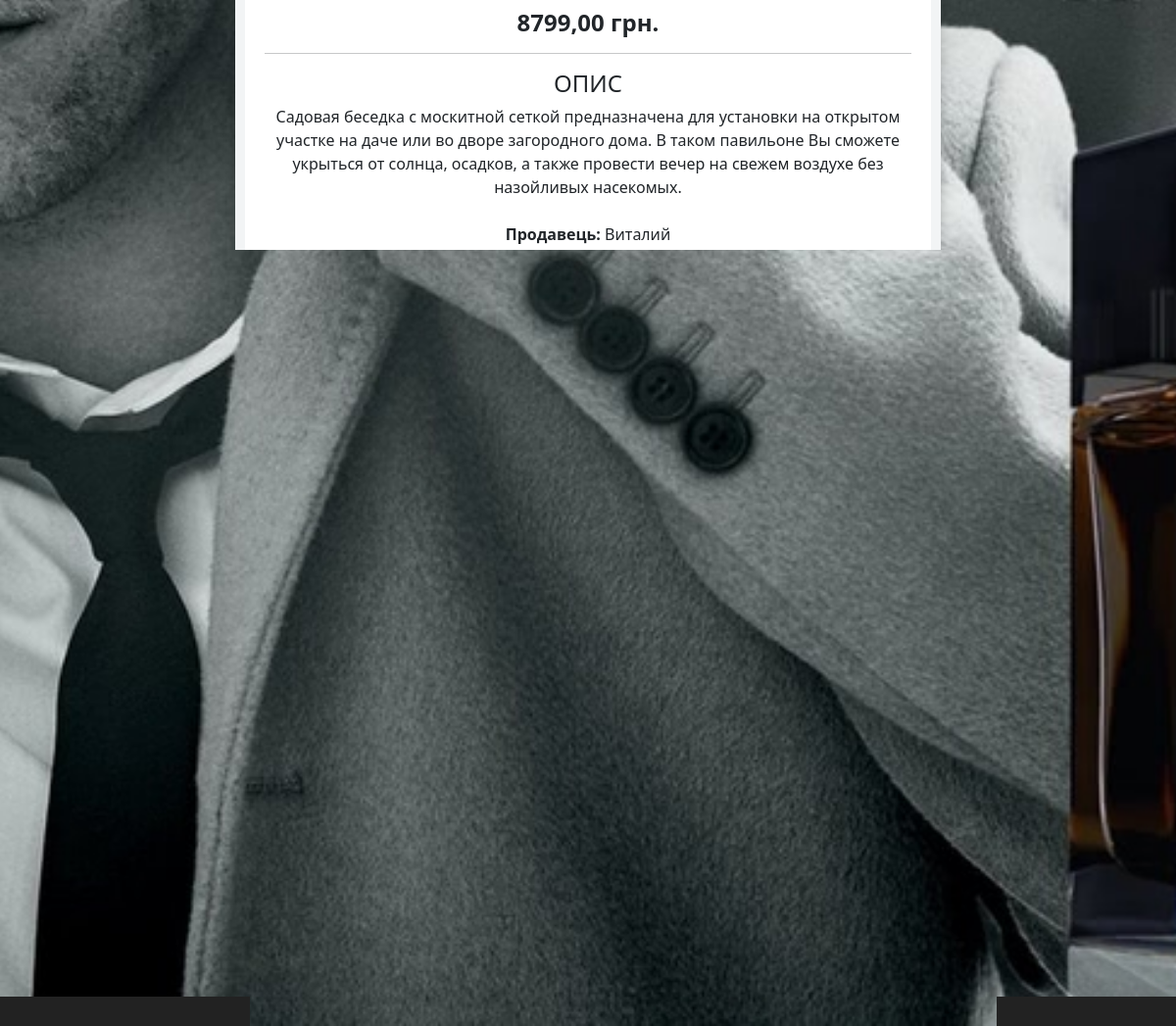
The app's page /datail/shater-sadovyj-36m-diametr-palatka-besedka-altanka (lower part), older data.
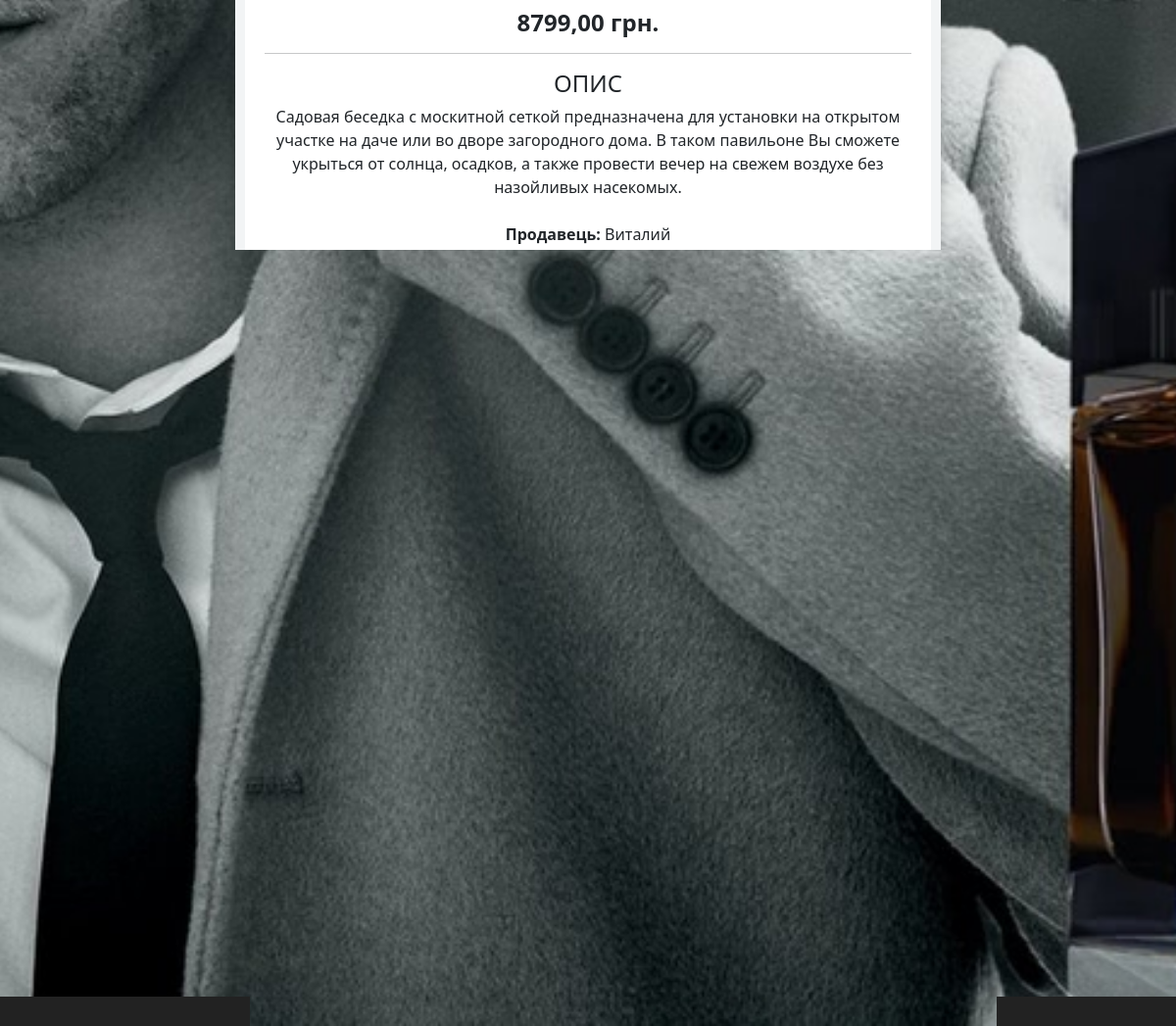
The same page, newer data.
### OLX_main/models.py (models this page shows, shortened)
class User(models.Model):
    name = models.CharField('Имя', max_length=150)
    phone_number = models.CharField(max_length=21, default='')
    class Meta:
        verbose_name = 'Пользователь'
        verbose_name_plural = 'Пользователи'

class Comments(models.Model):
    name = models.CharField('Имя', max_length=150)
    text = models.TextField('Коментарий', max_length=5000)
    email = models.EmailField()
    parent = models.ForeignKey(
        'self', on_delete=models.SET_NULL, blank=True, null=True, verbose_name='Родитель')
    product = models.ForeignKey(Product, on_delete=models.CASCADE, verbose_name='Продукты')
    class Meta:
        verbose_name = 'Отзыв'
        verbose_name_plural = 'Отзывы'

### OLX_main/views.py (the view)
# urls.py: path('datail/<slug:slug>', views.ProductDatailView.as_view(), name='datail'),
class ProductDatailView(CategoryOutput, DetailView):
    model = Product
    slug_field = 'url'

### OLX_main/views.py (called while the page is built)
    def get_context_data(self, *args, **kwargs):
        context = super().get_context_data(*args, **kwargs)
        context['categoryes'] = Category.objects.all()
        return context

### OLX_main/templates/OLX_main/product_detail.html (shortened to what this page needs)
{% extends 'OLX_main/base.html' %}
{% load static %}
{% block main %}
<div class="datail-product">
    <div>
        <h3>{{ product.title }}</h3><br>
        <h4>
            <b>
                <p>{{ product.price }} грн.</p>
                <hr>
            </b>
        </h4>
        <b>
            <h4>ОПИС</h4>
        </b>
        <div class="description">
            {{ product.description }}
        </div><br>
        {% for user in product.users.all %}
        {% if user.phone_number %}
        <b>Продавець: </b>{{ user.name }} <br>
        <div class="number-phone">
            <p onclick="showPhoneNumber()"><b>Связаться с продавцом</b></p>
            {% endif %}
            {% endfor %}
            <hr>
        </div>
    </div>
    <div class="comments">
        <form action="{% url 'comments' product.id %}" method="post" class="comment-form">
            <h4>Оставить отзыв о товаре</h4>
            <div class="form-group">
                <label for="username">Имя *</label>
                <input type="text" name="name" class="form-control" placeholder="Имя *">
            </div>
            <div class="form-group">
                <label for="useremail">Email *</label>
                <input type="email" name="email" class="form-control" placeholder="Email *">
            </div>
            <div class="form-group">
                <label for="comments">Комментарий *</label>
                <textarea name="text" cols="23" class="form-control" placeholder="Ваш комментарий *"></textarea>
            </div>
            <div class="form-group">
                <button type="submit" class="btn btn-success">Отправить</button>
            </div>
        </form>
    </div>
    <div class="comments-user">
        <h4>Коментарии:</h4>
        {% for el in product.comments_set.all %}
        <p><b>Имя :</b> {{ el.name }}</p>
        <p><b>Коментарий :</b> {{ el.text }}</p>
        <hr>
        {% endfor %}
    </div>
</div>
{% endblock %}

Row changes from the older to the newer data that the page shows:
added Comments: name "Виталий", text "Звоните за подробностями!"
